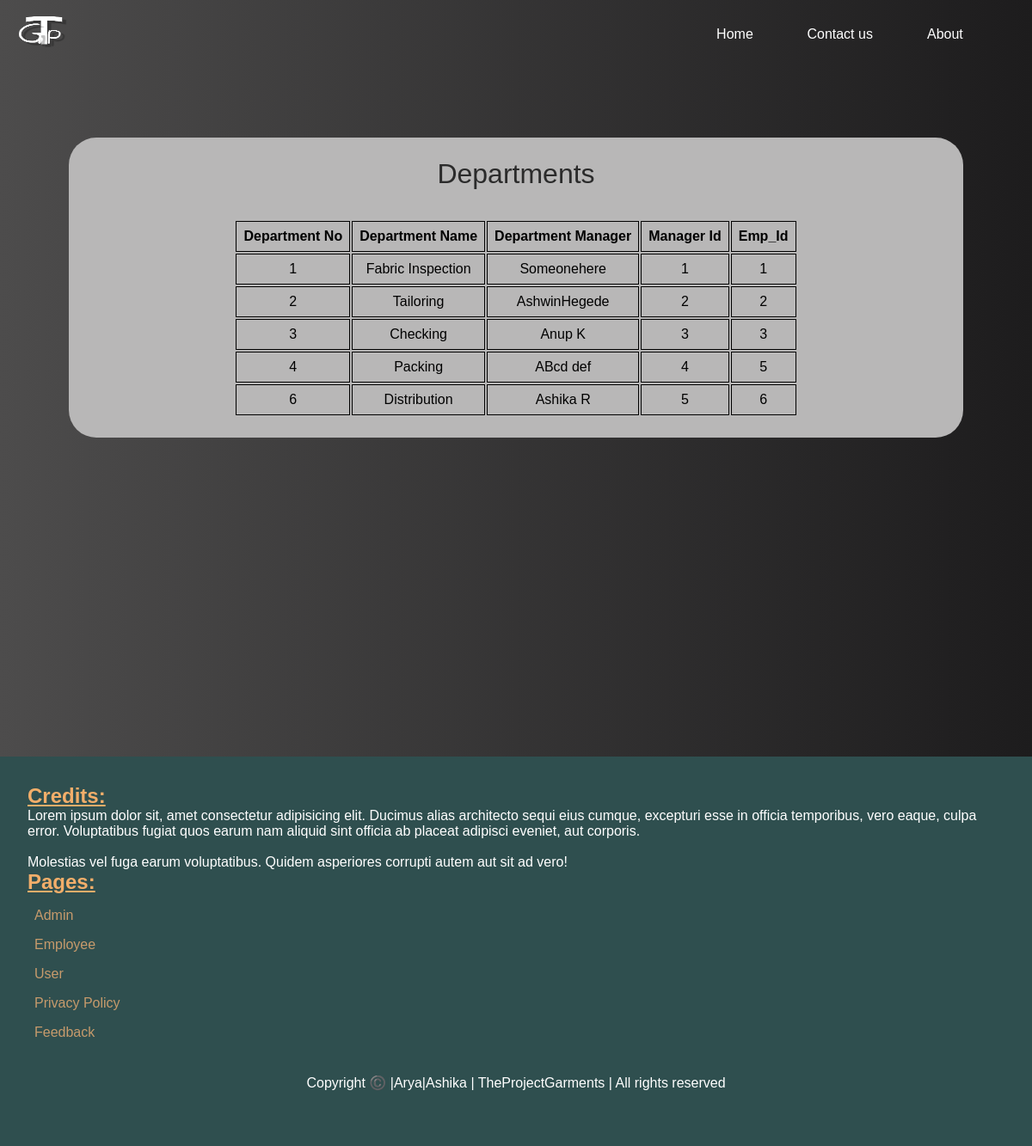
The app's page /hdept/, older data.
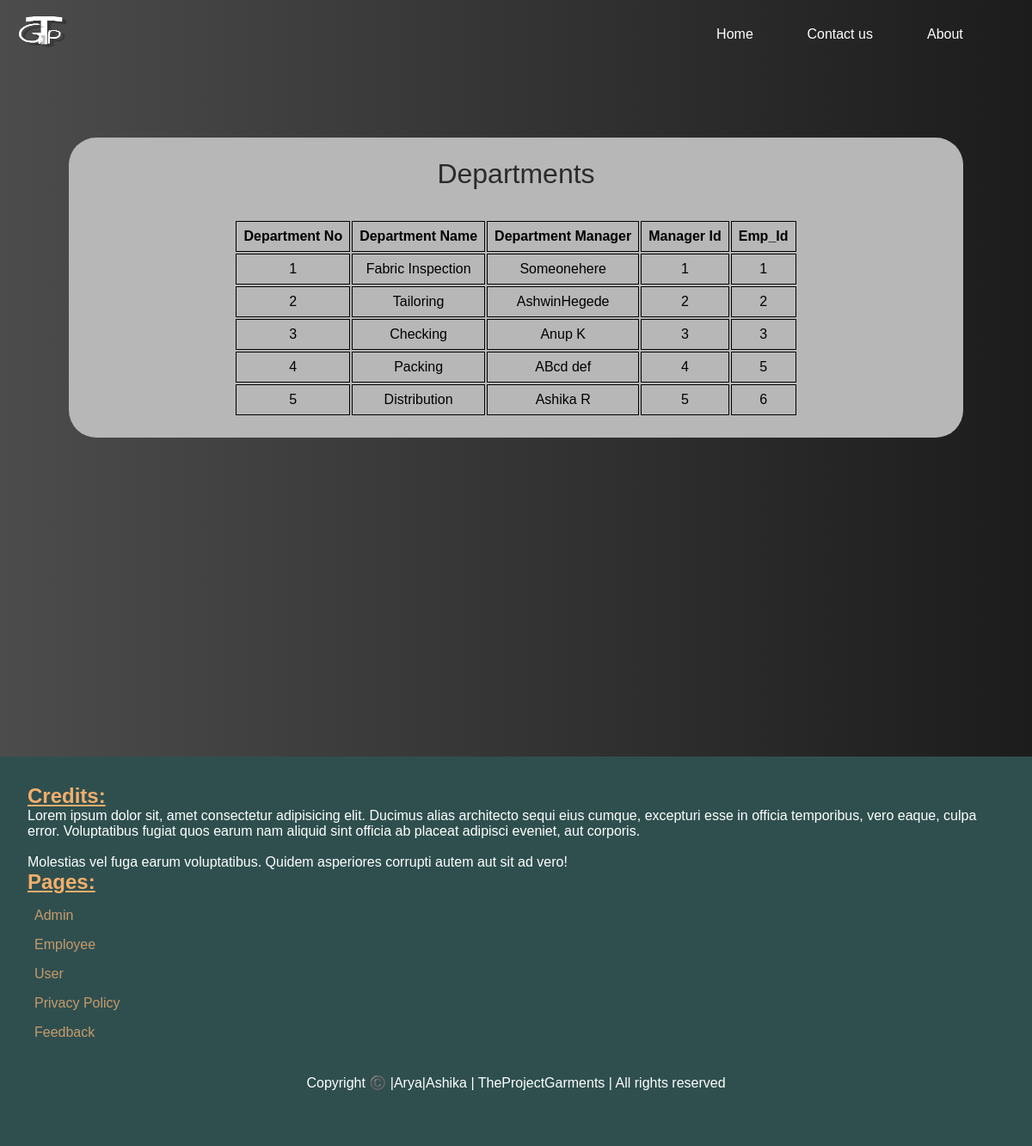
The same page, newer data.
### first_vs/models.py (models this page shows, shortened)
class Department(models.Model):
    Dnumber=models.IntegerField(primary_key=True)
    Dname=models.CharField(max_length=100)
    D_manager=models.CharField(max_length=100,null=True)
    mgr_ssn=models.IntegerField(unique=True,null=True)
    Ssn=models.IntegerField(null=True)

### first_vs/views.py (the view)
# urls.py: path('hdept/',views.home_dpt,name='home_dept'),
def home_dpt(request):
    gt=Department.objects.all()
    return render(request,'first_vs/home_dept.html',{'gt':gt})

### first_vs/templates/first_vs/home_dept.html (shortened to what this page needs)
<!DOCTYPE html>
<html lang="en">
<head>
    {% load static %}
    <link rel="stylesheet" href="{% static 'first_vs/emptab.css'%}">
</head>
<body>
    <header>
        {% load static %}
        {% load %}
        <div class="head">
            <div class="left">
                <div class="logo"><a href="#"><img src="{% static 'first_vs/logos/tgp_white.png' %}" alt="logo"></a>
                </div>
            </div>
            <div class="right">
                <ul>
                    <li>
                        <a href="{% url 'home' %}">
                            <span class="text1">Home</span></a>
                    </li>
                    <li>
                        <a href="{% url 'contact' %}">
                            <span class="text">Contact us</span></a>
                    </li>
                    <li>
                        <a href="{% url 'about' %}">
                            <span class="text1">About</span></a>
                    </li>
                </ul>
            </div>
        </div>
    </header>
    <main>
        <div class="container">
            <p class="inf">Departments</p>
            <table>
                {% load %}
                <th>
                    <tr class="hed">
                        <td>Department No</td>
                        <td>Department Name</td>
                        <td>Department Manager</td>
                        <td>Manager Id</td>
                        <td>Emp_Id</td>
                    </tr>
                </th>
                {% for i in gt %}
                <tr>
                    <td>{{ i.Dnumber }}</td>
                    <td>{{ i.Dname }}</td>
                    <td>{{ i.D_manager }}</td>
                    <td>{{ i.mgr_ssn }}</td>
                    <td>{{ i.Ssn }}</td>
                </tr>
                {% endfor %}
            </table>
        </div>
    </main>
    <footer>
        <div class="foot_container">
            <div class="credits">
                <h2>Credits:</h2>
                <p>Lorem ipsum dolor sit, amet consectetur adipisicing elit. Ducimus alias architecto sequi eius cumque,
                    excepturi esse in officia temporibus, vero eaque, culpa error. Voluptatibus fugiat quos earum nam
                    aliquid sint officia ab placeat adipisci eveniet, aut corporis.
                    <br> <br> Molestias vel fuga earum voluptatibus. Quidem asperiores corrupti autem aut sit ad vero!
                </p>
            </div>
            <div class="login_sec">
                <h2>Pages:</h2>
                <ul>
                    <li><a href="http://" target="_blank" rel="noopener noreferrer">Admin</a></li>
                    <li><a href="http://" target="_blank" rel="noopener noreferrer">Employee</a></li>
                    <li><a href="http://" target="_blank" rel="noopener noreferrer">User</a></li>
                    <li><a href="http://" target="_blank" rel="noopener noreferrer">Privacy Policy</a></li>
                    <li><a href="http://" target="_blank" rel="noopener noreferrer">Feedback</a></li>
                </ul>
            </div>
            <div class="foot">
                <p>Copyright ©️ |Arya|Ashika | TheProjectGarments | All rights reserved</p>
            </div>
        </div>
    </footer>
</body>
</html>

Row changes from the older to the newer data that the page shows:
removed Department: Dnumber "6", Dname "Distribution", D_manager "Ashika R", mgr_ssn "5", Ssn "6"
added Department: Dnumber "5", Dname "Distribution", D_manager "Ashika R", mgr_ssn "5", Ssn "6"
